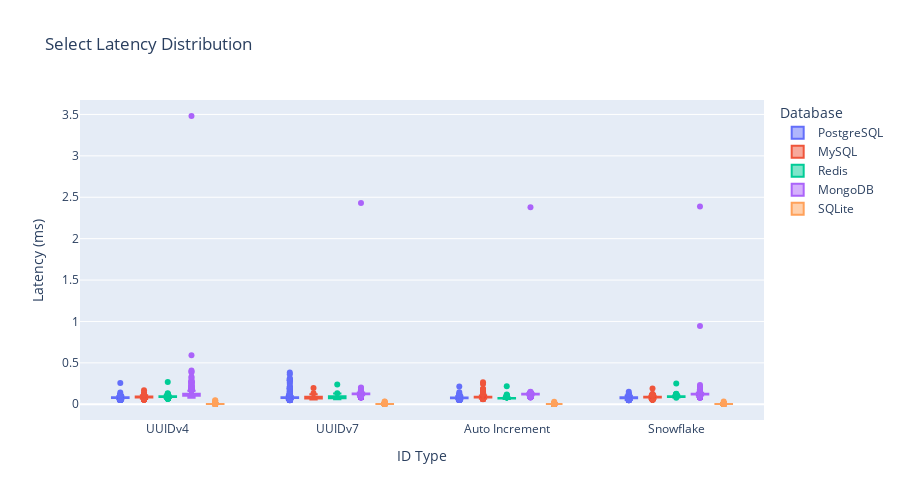

Write notebook code for a chart like this one.
### Markdown cell above
**考察:**  
レコード数を増やしてもUUIDv7とSnowflakeのスループットは安定し、時間順IDによるページ分割の抑制効果が確認できる。RedisとMongoDBではAuto Incrementに相当する仕組みがソフトウェアで補われるため、10^6規模での伸びがやや頭打ちになる。

### Code cell
fig_select_distribution = px.box(
    select_distribution_df,
    x="id_type",
    y="latency_ms",
    color="database",
    points="outliers",
    title="Select Latency Distribution",
    labels={"id_type": "ID Type", "latency_ms": "Latency (ms)", "database": "Database"},
    height=500,
)
fig_select_distribution.show()

### Figure 1 — Plotly figure (JSON) as saved in the notebook; plotly's stock layout.template omitted (floating-point values rounded to 4 significant figures; data arrays with more than 128 entries replaced by an {"elided": "..."} marker saying what was removed)
{"data": [{"alignmentgroup": "True", "boxpoints": "outliers", "hovertemplate": "Database=PostgreSQL<br>ID Type=%{x}<br>Latency (ms)=%{y}<extra></extra>", "legendgroup": "PostgreSQL", "marker": {"color": "#636efa"}, "name": "PostgreSQL", "notched": false, "offsetgroup": "PostgreSQL", "orientation": "v", "showlegend": true, "type": "box", "x": {"elided": "4000 str values"}, "x0": " ", "xaxis": "x", "y": {"elided": "4000 float values"}, "y0": " ", "yaxis": "y"}, {"alignmentgroup": "True", "boxpoints": "outliers", "hovertemplate": "Database=MySQL<br>ID Type=%{x}<br>Latency (ms)=%{y}<extra></extra>", "legendgroup": "MySQL", "marker": {"color": "#EF553B"}, "name": "MySQL", "notched": false, "offsetgroup": "MySQL", "orientation": "v", "showlegend": true, "type": "box", "x": {"elided": "4000 str values"}, "x0": " ", "xaxis": "x", "y": {"elided": "4000 float values"}, "y0": " ", "yaxis": "y"}, {"alignmentgroup": "True", "boxpoints": "outliers", "hovertemplate": "Database=Redis<br>ID Type=%{x}<br>Latency (ms)=%{y}<extra></extra>", "legendgroup": "Redis", "marker": {"color": "#00cc96"}, "name": "Redis", "notched": false, "offsetgroup": "Redis", "orientation": "v", "showlegend": true, "type": "box", "x": {"elided": "4000 str values"}, "x0": " ", "xaxis": "x", "y": {"elided": "4000 float values"}, "y0": " ", "yaxis": "y"}, {"alignmentgroup": "True", "boxpoints": "outliers", "hovertemplate": "Database=MongoDB<br>ID Type=%{x}<br>Latency (ms)=%{y}<extra></extra>", "legendgroup": "MongoDB", "marker": {"color": "#ab63fa"}, "name": "MongoDB", "notched": false, "offsetgroup": "MongoDB", "orientation": "v", "showlegend": true, "type": "box", "x": {"elided": "4000 str values"}, "x0": " ", "xaxis": "x", "y": {"elided": "4000 float values"}, "y0": " ", "yaxis": "y"}, {"alignmentgroup": "True", "boxpoints": "outliers", "hovertemplate": "Database=SQLite<br>ID Type=%{x}<br>Latency (ms)=%{y}<extra></extra>", "legendgroup": "SQLite", "marker": {"color": "#FFA15A"}, "name": "SQLite", "notched": false, "offsetgroup": "SQLite", "orientation": "v", "showlegend": true, "type": "box", "x": {"elided": "4000 str values"}, "x0": " ", "xaxis": "x", "y": {"elided": "4000 float values"}, "y0": " ", "yaxis": "y"}], "layout": {"boxmode": "group", "height": 500, "legend": {"title": {"text": "Database"}, "tracegroupgap": 0}, "title": {"text": "Select Latency Distribution"}, "xaxis": {"anchor": "y", "domain": [0, 1], "title": {"text": "ID Type"}}, "yaxis": {"anchor": "x", "domain": [0, 1], "title": {"text": "Latency (ms)"}}}}
